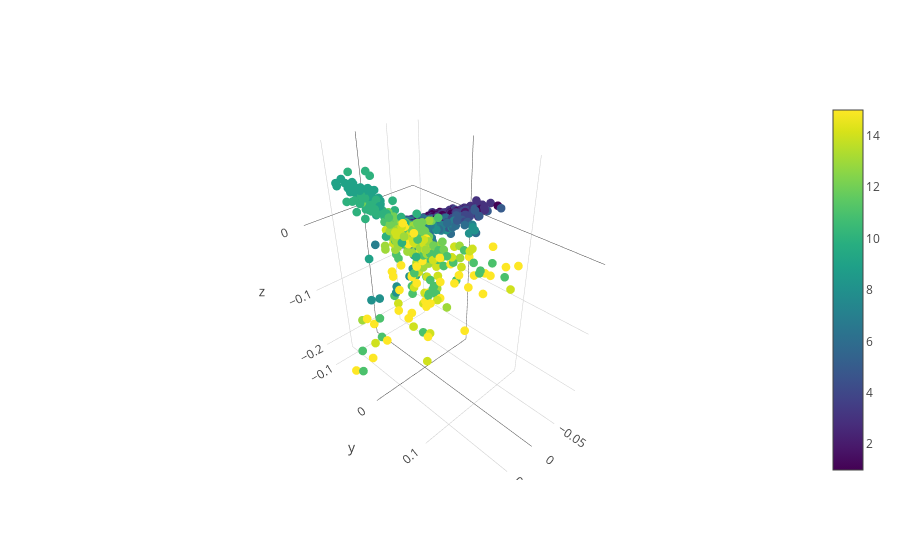

Source (notebook cell):
### Code cell
# Plot with plotly to get interactive 3D representation
iplot([go.Scatter3d(
    x = player_stats_lle[:,0],
    y = player_stats_lle[:,1],
    z = player_stats_lle[:,2],
    text =  player_stats.loc[:,"number"].values,
    mode = 'markers',
     marker=dict(
         color = player_stats.loc[:,"number"],
        colorscale='Viridis',
         showscale=True,
        size=3)
)])

### Figure 1 — Plotly figure (JSON) as saved in the notebook; plotly's stock layout.template omitted (floating-point values rounded to 4 significant figures; data arrays with more than 128 entries replaced by an {"elided": "..."} marker saying what was removed)
{"data": [{"marker": {"color": {"elided": "770 int values"}, "colorscale": "Viridis", "showscale": true, "size": 3}, "mode": "markers", "text": {"elided": "770 int values"}, "type": "scatter3d", "x": {"elided": "770 float values"}, "y": {"elided": "770 float values"}, "z": {"elided": "770 float values"}}], "layout": {}}
